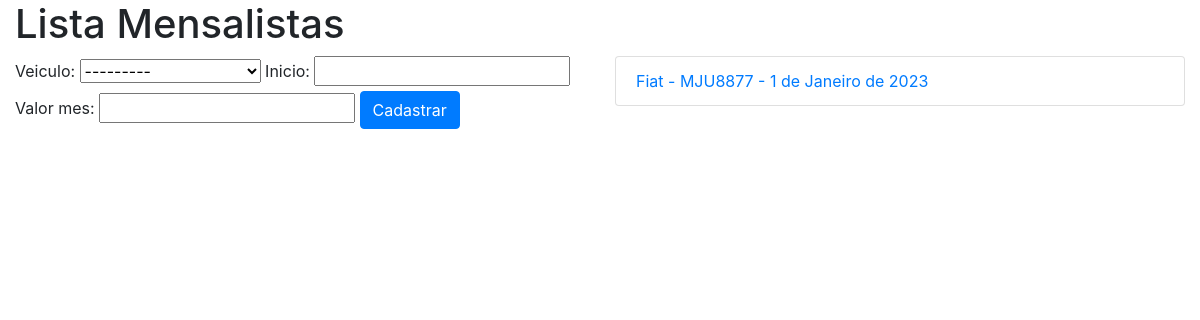
The app's page /mensalistas/, older data.
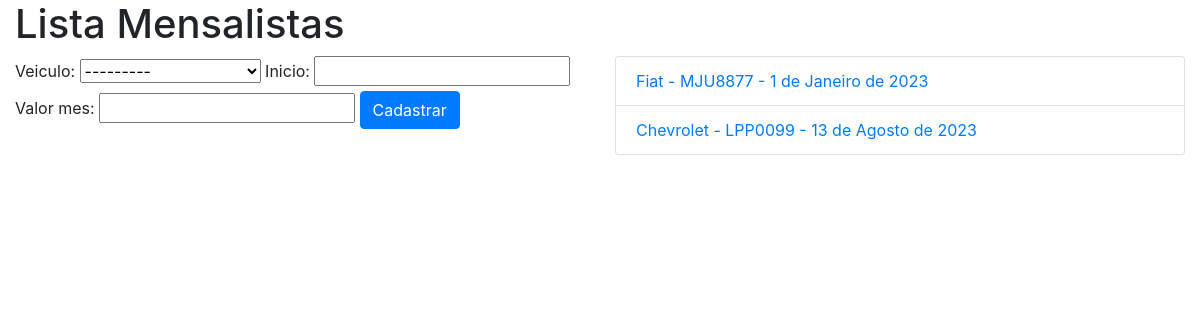
The same page, newer data.
### core/models.py (models this page shows, shortened)
class Mensalista(models.Model):
    veiculo = models.ForeignKey(Veiculo, on_delete=models.CASCADE)
    inicio = models.DateField()
    valor_mes = models.DecimalField(max_digits=6,decimal_places=2)

class Veiculo(models.Model):
    marca = models.ForeignKey(Marca, on_delete=models.DO_NOTHING)
    proprietario = models.ForeignKey(Pessoa, on_delete=models.CASCADE)
    placa = models.CharField(max_length=7)
    cor = models.CharField(max_length=15)
    observacoes = models.TextField()
    def __str__(self):
        return self.marca.nome + ' - ' + self.placa

class Marca(models.Model):
    nome = models.CharField(max_length=50)

### core/views.py (the view)
# urls.py: path('mensalistas/', lista_mensalistas, name='core_lista_mensalista'),
def lista_mensalistas(request):
    mensalistas = Mensalista.objects.all()
    form = MensalistaForm()
    data = {'mensalistas':mensalistas, 'form':form}
    return render(request, 'core/lista_mensalistas.html', data) ## pasta template/core do dir core

### core/forms.py
class MensalistaForm(ModelForm):
    class Meta:
        model = Mensalista
        fields = '__all__'

### core/templates/core/lista_mensalistas.html (shortened to what this page needs)
{% extends "base.html" %}
{% load bootstrap %}
{% block main %}
<div class="row">
    <div class="col-12">
        <h1>Lista Mensalistas</h1>
    </div>
</div>
<div class="row">
    <div class="col-6">
        <form action="{% url 'core_mensalista_novo' %}" method="POST">
            {{ form|bootstrap }}
            <button type="submit" class="btn btn-primary">Cadastrar</button>
        </form>
    </div>
    <div class="col-6">
        <ul class="list-group">
            {% for mensalista in mensalistas %}
                <li class="list-group-item">
                    <a href="{% url 'core_mensalista_update' mensalista.id %}"> {{ mensalista.veiculo }} - {{ mensalista.inicio }} </a>
                </li>
            {% endfor %}
            </ul>
    </div>
</div>
{% endblock %}

Row changes from the older to the newer data that the page shows:
added Mensalista: veiculo "Chevrolet - LPP0099", inicio "13 de Agosto de 2023"
